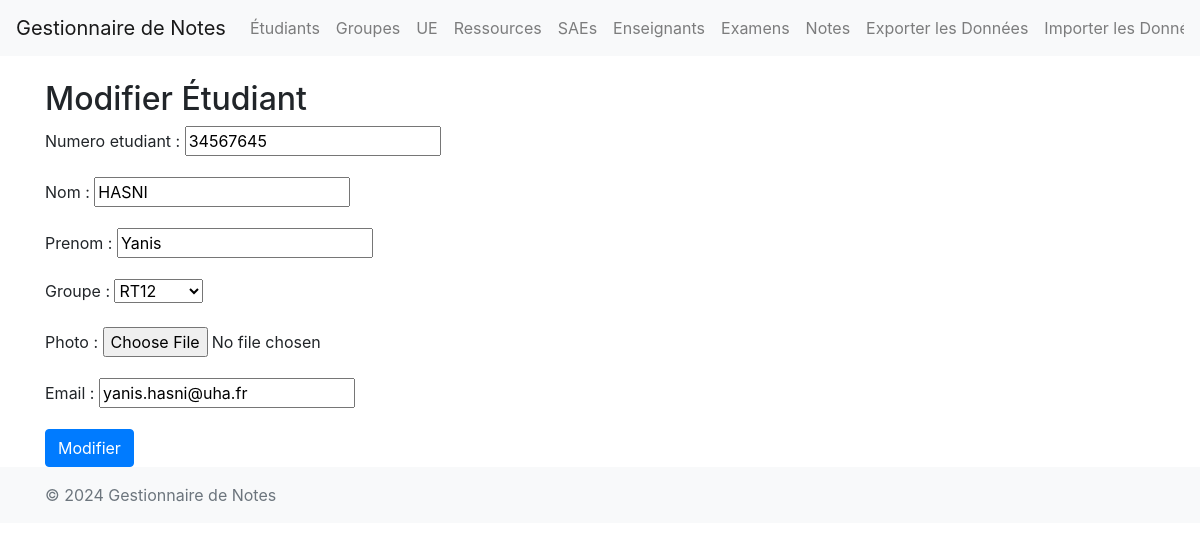
/etudiants/2/edit/, run on an earlier commit of the app's database.
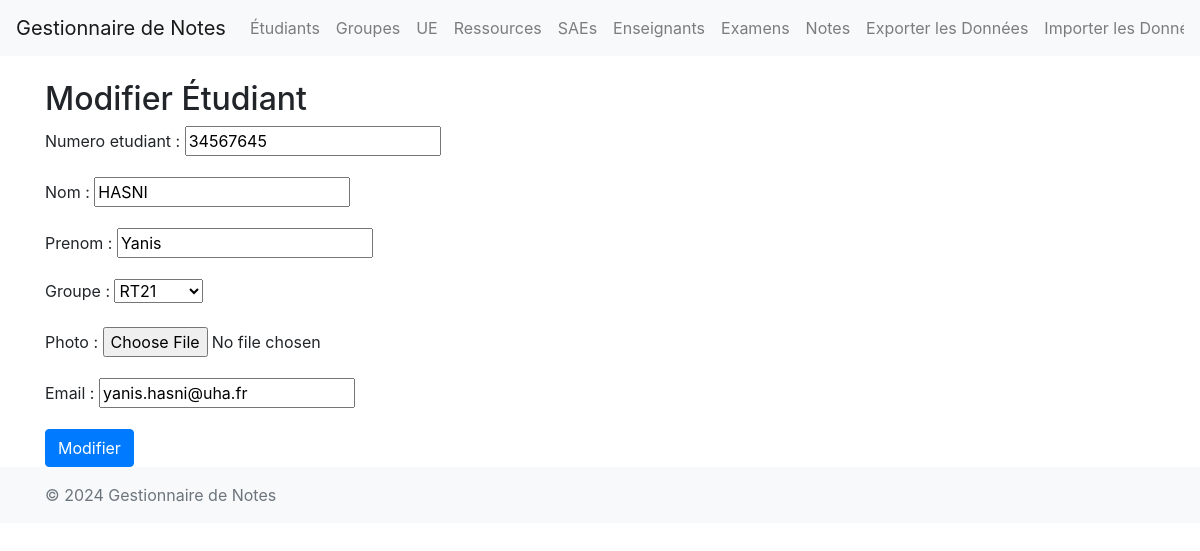
And on a later commit of the database.
### main/models.py (models this page shows, shortened)
class Etudiant(models.Model):
    numero_etudiant = models.CharField(max_length=8)
    nom = models.CharField(max_length=100)
    prenom = models.CharField(max_length=100)
    groupe = models.ForeignKey(Groupe, on_delete=models.CASCADE, null=True)
    photo = models.ImageField(upload_to='photos/', null=True, blank=True)
    email = models.EmailField()

### main/views.py (the view)
# urls.py: path('etudiants/<int:pk>/edit/', views.etudiant_update, name='etudiant_update'),
def etudiant_update(request, pk):
    etudiant = get_object_or_404(Etudiant, pk=pk)
    if request.method == 'POST':
        form = EtudiantForm(request.POST, request.FILES, instance=etudiant)
        if form.is_valid():
            form.save()
            return redirect('etudiant_list')
    else:
        form = EtudiantForm(instance=etudiant)
    return render(request, 'main/etudiant_form.html', {'form': form, 'etudiant': etudiant})

### main/forms.py
class EtudiantForm(forms.ModelForm):
    class Meta:
        model = Etudiant
        fields = ['numero_etudiant', 'nom', 'prenom', 'groupe', 'photo', 'email']

### main/models.py (called while the page is built)
    def __str__(self):
        return self.identifiant

### main/templates/main/etudiant_form.html (shortened to what this page needs)
{% extends "main/base.html" %}
{% block content %}
    <h2>{% if form.instance.pk %}Modifier Étudiant{% else %}Ajouter Étudiant{% endif %}</h2>
    <form method="post" enctype="multipart/form-data">
        {{ form.as_p }}
        <button type="submit" class="btn btn-primary">{% if form.instance.pk %}Modifier{% else %}Ajouter{% endif %}</button>
    </form>
{% endblock %}

What changed in the data, as far as the page shows it:
changed Etudiant "HASNI": groupe "RT12" → "RT21"
